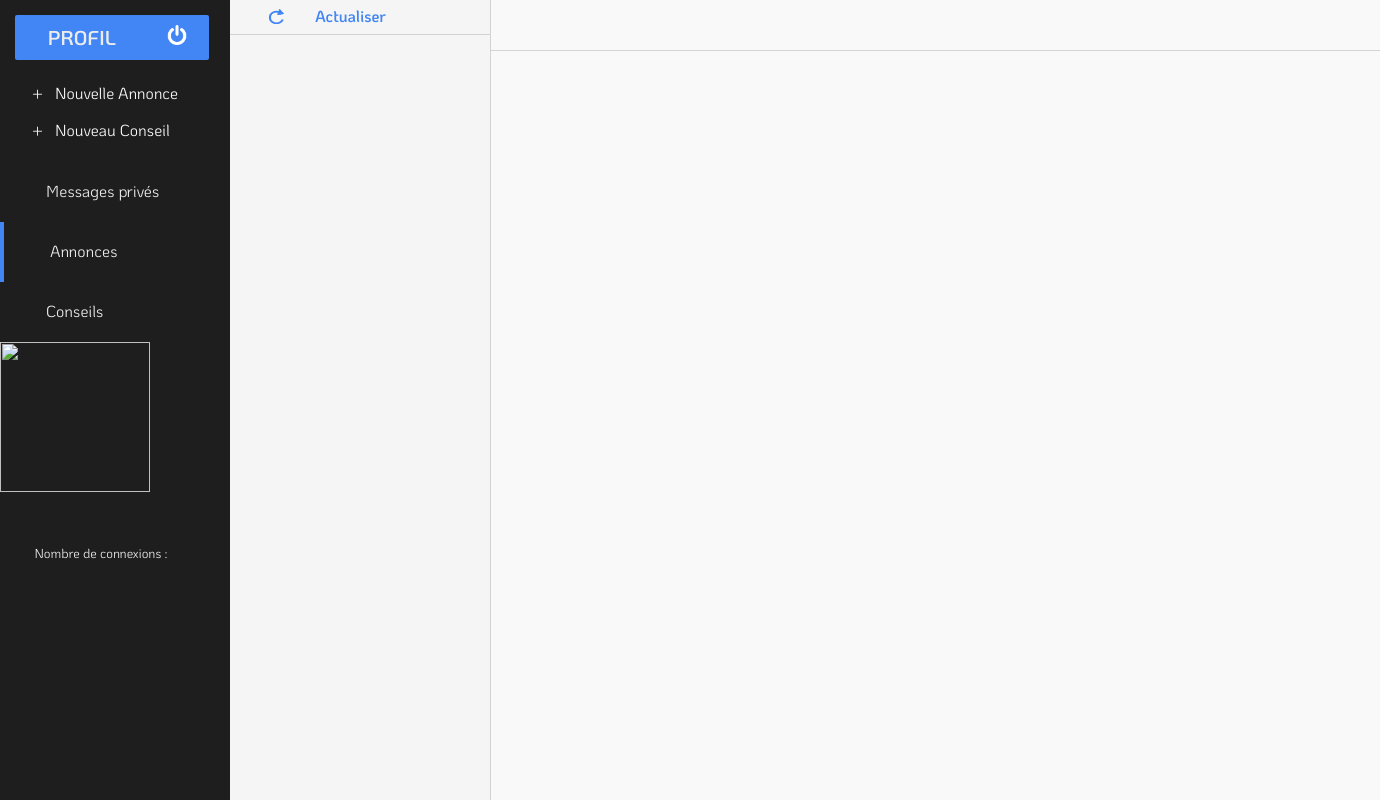
The app's page /Serveur/web/force/demandes.php?e=annonce&m=none, older data.
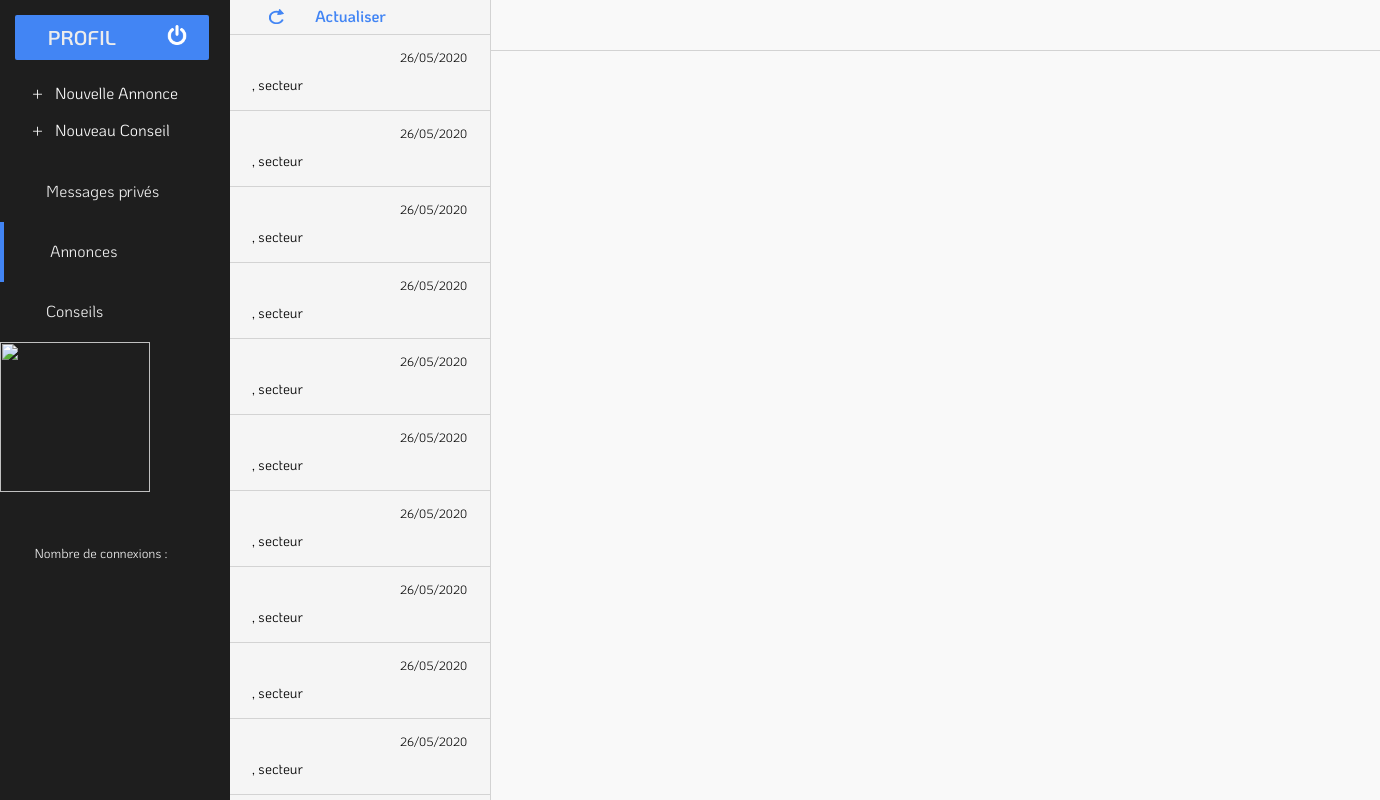
The same page, newer data.
### tables this page shows
CREATE TABLE `Annonce` (
  `idAnnonce` int(255) UNSIGNED NOT NULL,
  `created_at` datetime NOT NULL DEFAULT CURRENT_TIMESTAMP,
  `objet` varchar(255) NOT NULL,
  `texte` text NOT NULL,
  `ouvert` tinyint(1) NOT NULL DEFAULT '0',
  `nbDestinataire` int(255) NOT NULL
);

### Serveur/web/force/annonce.php (called while the page is built)
<?php include("../script/chargerInfos.php");?>
<?php include("../script/afficherInfos.php"); ?>

### Serveur/web/script/chargerInfos.php (called while the page is built, shortened)
<?php
if ($_SESSION['chambre'] == 'CCI' or $_SESSION['chambre'] == 'CA' or $_SESSION['chambre'] == 'CMA') {
    $categorie = array(
        'EN_COURS',
        'VALIDE',
        'REFUSE'
    );
    foreach ($categorie as $cat) {
        $_SESSION[$cat] = null;
        $requete = $bdd->prepare('SELECT * FROM Utilisateur WHERE demande = ? AND chambre = ? ORDER BY created_at DESC');
        $requete->execute(array(
            $cat,
            $_SESSION['chambre']
        ));
        while ($resultat = $requete->fetch()) {
            $_SESSION[$cat][] = $resultat;
        }
    }
}
else {
    $categorie = array(
        'ANNONCE',
        'CONSEIL',
    );
    foreach ($categorie as $cat) {
        switch ($cat) {
            case 'ANNONCE':
                $requete = $bdd->query('SELECT * FROM `Annonce` ORDER BY created_at DESC');
            break;
            case 'CONSEIL':
                $requete = $bdd->query('SELECT * FROM Conseil ORDER BY created_at DESC');
            break;
        }
    }
}
?>

### Serveur/web/chambre/page/listeOngletsChambre.php (the view)
<?php
if (!empty($_SESSION[$onglet])) {
    $nb = 0;
    if (isset($_SESSION[$onglet]))
        $nb = count($_SESSION[$onglet]);
    for ($i = 0; $i < $nb; $i++) {
        $affiche               = $_SESSION[$onglet][$i];
        $msgOuvert             = $_SESSION[$onglet][$i]['ouvert'];
        $dateSQL               = substr($affiche['created_at'], 0, 10);
        $reverseDate           = implode('/', array_reverse(explode('-', $dateSQL)));
        $date                  = "<time id='date-reception'>" . $reverseDate . "</time>";
        $nomPrenom             = $affiche['nomUtilisateur'] . ' ' . $affiche['prenomUtilisateur'];
        $onglet_affiche        = $date . '<h9>' . trunc($nomPrenom, 15) . '</h9>' . '<td>' . '<h10>' . trunc($affiche['nomSociete'], 18) . ', ' . 'secteur ' . $affiche['secteur'] . '</h10>';
        $onglet_affiche_clique = $date . '<h9>' . trunc($nomPrenom, 15) . '</h9>' . '<td>' . '<h10>' . trunc($affiche['nomSociete'], 18) . ', ' . 'secteur ' . $affiche['secteur'] . '</h10>';
        if ($_GET['m'] != 'none') {
            switch ($_GET['e']) {
                case 'attente':
                    attenteNonLu($_GET['m']);
                    break;
                case 'accepte':
                    valideNonLu($_GET['m']);
                    break;
                case 'refuse':
                    refuseNonLu($_GET['m']);
                    break;
            }
            if ($msgOuvert == 0) {
                if ($i == $_GET['m']) {
                    echo " <div class='onglet-msg-selected' onclick=window.location.href='demandes.php?e=" . $lien . "&m=" . $i . "'" . ">$onglet_affiche_clique</div> ";
                } else {
                    echo " <div class='onglet-non-lu' onclick=window.location.href='demandes.php?e=" . $lien . "&m=" . $i . "'" . ">$onglet_affiche</div> ";
                }
            } else {
                if ($i == $_GET['m']) {
                    echo " <div class='onglet-msg-selected' onclick=window.location.href='demandes.php?e=" . $lien . "&m=" . $i . "'" . ">$onglet_affiche_clique</div> ";
                } else {
                    echo " <div class='onglet-msg' onclick=window.location.href='demandes.php?e=" . $lien . "&m=" . $i . "'" . ">$onglet_affiche</div> ";
                }
            }
        } else {
            if ($msgOuvert == 0) {
                echo " <div class='onglet-non-lu' onclick=window.location.href='demandes.php?e=" . $lien . "&m=" . $i . "'" . ">$onglet_affiche</div> ";
            } else {
                echo " <div class='onglet-msg' onclick=window.location.href='demandes.php?e=" . $lien . "&m=" . $i . "'" . ">$onglet_affiche</div> ";
            }
        }
    }
}
?>

### Serveur/web/script/afficherInfos.php (shortened to what this page needs)
<?php
switch ($_GET['e']) {
    case 'annonce':
        $onglet = "ANNONCE";
        $lien   = 'annonce';
    break;
}
?>
<section id="pan-content">
  <div id="barre-refresh">
    <img class="refresh-rapide" src="../images/refresh.png" onclick="window.location.href='demandes.php?e=<?= $lien ?>&m=none'" />
    <em onclick="window.location.href='demandes.php?e=<?= $lien ?>&m=none'">Actualiser</em>
  </div>
  <div id="barre-actions">
  </div>
  <nav id="liste-onglets">
    <?php
    if($_SESSION['chambre'] == 'G' OR $_SESSION['chambre'] == 'P') {
        include "../force/page/listeOngletsForce.php";
    }
    else {
        include "../chambre/page/listeOngletsChambre.php";
    }
    ?>
  </nav>
</section>

Row changes from the older to the newer data that the page shows:
added annonce: created_at "26/05/2020"
added annonce: created_at "26/05/2020"
added annonce: created_at "26/05/2020"
added annonce: created_at "26/05/2020"
added annonce: created_at "26/05/2020"
added annonce: created_at "26/05/2020"
added annonce: created_at "26/05/2020"
added annonce: created_at "26/05/2020"
added annonce: created_at "26/05/2020"
added annonce: created_at "26/05/2020"
Text that changed along with them:
new list line: ", secteur"
